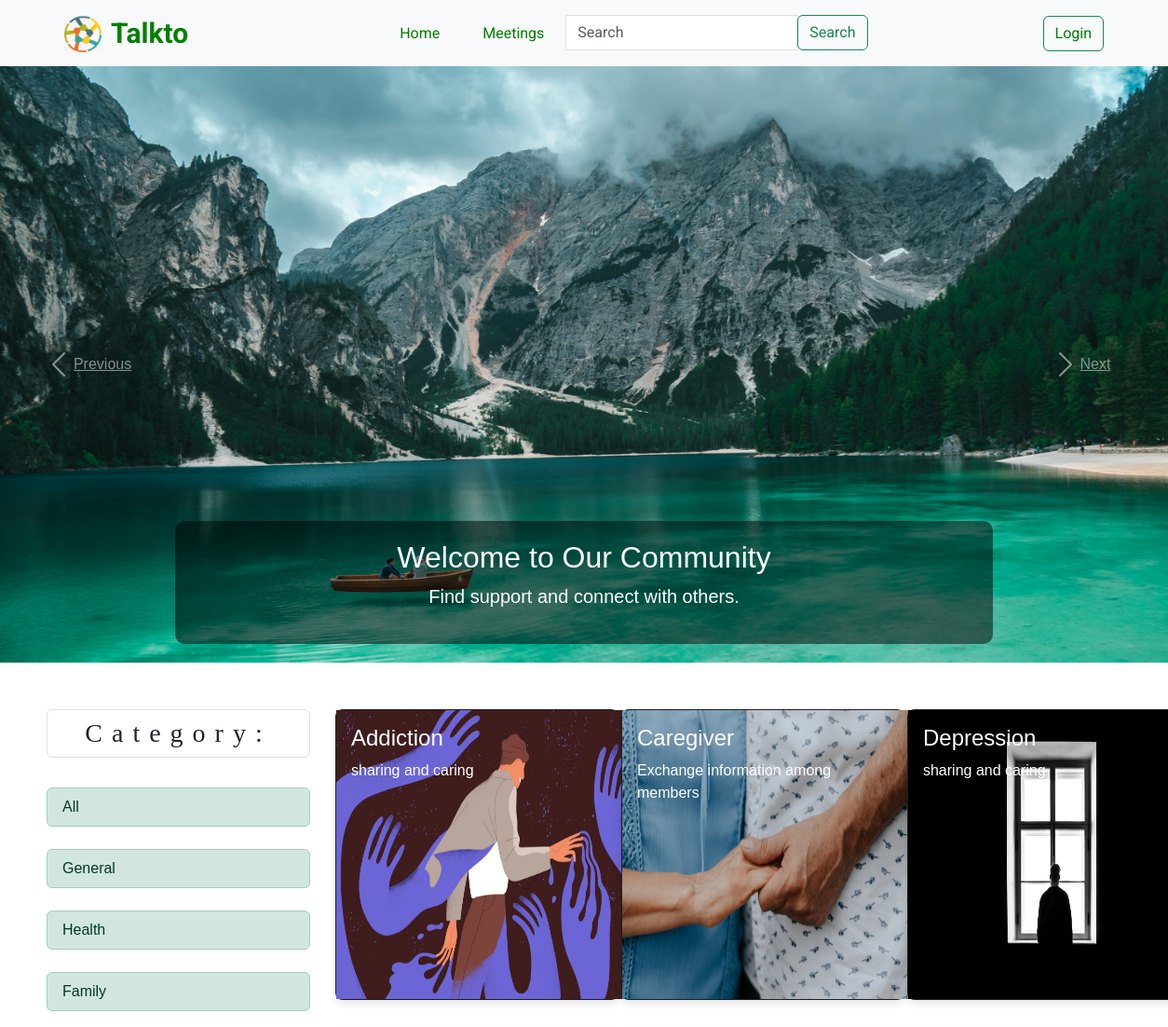
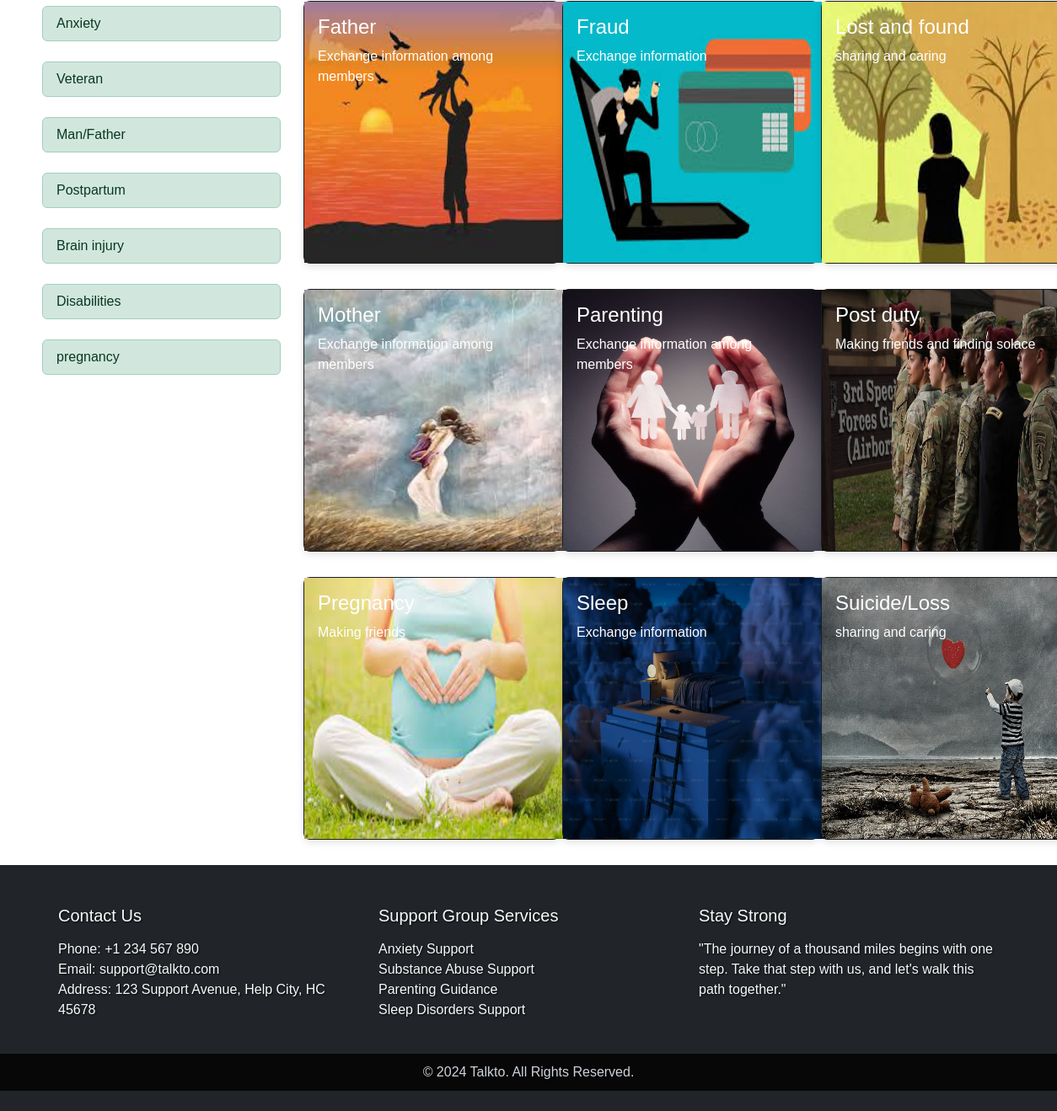
The page / on the database its author committed (2 pictures, top to bottom).
### base/models.py (models this page shows, shortened)
class Category(models.Model):
    heading = models.CharField(max_length=200)
    def __str__(self):
        return self.heading

class Topic(models.Model):
    picture = models.ImageField(null=True, blank=True)
    name = models.CharField(max_length=200)
    description = models.TextField(max_length=500)
    content = models.CharField(max_length=200)
    category = models.ForeignKey(Category, on_delete=models.CASCADE)
    class Meta:
        ordering = ['name']

### base/views.py (the view)
# urls.py: path('', views.home, name='home'),
def home(request):
    q = request.GET.get('q') if request.GET.get('q') != None else ''
    topics = Topic.objects.filter(Q(name__icontains=q) | Q(category__heading__icontains=q) | Q(description__icontains=q))
    topics = list(dict.fromkeys(topics))
    seeder_func()
    heading = "Supporting community"
    categories = Category.objects.all()
    meetings = Meeting.objects.all()
    conversation = Conversation.objects.all()
    context = {"topics": topics, "categories": categories, 'heading': heading, 'meetings': meetings, 'conversation': conversation}
    return render(request, 'base/home.html', context)

### base/seeder.py (called while the page is built)
def seeder_func():
    categories = ['General', 'Family', 'Health', 'Veteran', 'Man/Father', 'Postpartum', 'Brain injury', 'Disabilities']
    conversations = ['Face to face', 'Online meeting']
    for category in categories:
        if not Category.objects.filter(heading=category):
            new_category = Category(heading=category)
            new_category.save()
    for conversation in conversations:
        if not Conversation.objects.filter(type=conversation):
            new_conversation = Conversation(type=conversation)
            new_conversation.save()

### base/templates/base/home.html (shortened to what this page needs)
{% extends 'main.html' %}
{% load static %}
{% block static %}
        <link rel="stylesheet" href="{% static 'styles/styles.css' %}">
{% endblock %}
{% block content %}
    {% include 'carousel.html' %}
    {% include 'base/topic.html' %}
{% endblock %}

### base/templates/base/topic.html (shortened to what this page needs)
{% load static %}
{% block static %}
        <link rel="stylesheet" href="{% static 'styles/styles.css' %}">
{% endblock %}
<div class="home-container" >
    <div class="row">
        <div class="col-md-3 category-list" id="category-list">
            <div class="list-group" >
                <h3 class="list-group-item list-group-item-action" style="text-align: center; letter-spacing: 10px; font-family: cursive;">Category:</h3>
            </div>
            <br>
            <div class="list-group">
                <a href="{{ request.path }}" class="list-group-item list-group-item-action list-group-item-success">All</a>
            </div>
            <br>
            {% for category in categories %}
                <div class="list-group">
                    <a href="{{ request.path }}?q={{ category.heading }}" class="list-group-item list-group-item-action list-group-item-success">{{ category }}</a>
                </div>
            <br>
            {% endfor %}
        </div>
        <div class="col-md-9">
            <div id="topics" class="row">
                {% for topic in topics %}
                    <div class="col-md-4 topic-card">
                        <div class="card text-bg-dark" style="width: 19rem;">
                            <img src="{{ topic.picture.url }}" class="" style="height:310px; width:310px;" >
                            <div class="card-img-overlay">
                                <h4 class="card-title">{{ topic.name }}</h4>
                                <p class="card-text">{{ topic.content |slice:":200" }}</p>
                                <br><br><br><br><br><br>
                            </div>
                        </div>
                    </div>
                {% endfor %}
            </div>
        </div>
    </div>
</div>

### static/styles/styles.css (style rules this page uses)
body { font-family: Arial, sans-serif; }

### base/templates/base/topic.html (style rules this page uses)
.home-container { margin-top:50px; margin-left:50px; }
.topic-card { margin-bottom: 30px; }
#topics .col-md-4 { padding-left: 15px; padding-right: 15px; }
.card { border-radius: 8px; box-shadow: 0 4px 8px rgba(0, 0, 0, 0.1); }
.card-title { color: white; }
.card-text { color: white; }

### rows shown on the page
Category: heading "General"
Category: heading "Health"
Category: heading "Family"
Category: heading "Anxiety"
Category: heading "Veteran"
Category: heading "Man/Father"
Category: heading "Postpartum"
Category: heading "Brain injury"
Category: heading "Disabilities"
Category: heading "pregnancy"
Topic: picture (picture), name "Addiction", content "sharing and caring"
Topic: picture (picture), name "Caregiver", content "Exchange information among members"
Topic: picture (picture), name "Depression", content "sharing and caring"
Topic: picture (picture), name "Father", content "Exchange information among members"
Topic: picture (picture), name "Fraud", content "Exchange information"
Topic: picture (picture), name "Lost and found", content "sharing and caring"
Topic: picture (picture), name "Mother", content "Exchange information among members"
Topic: picture (picture), name "Parenting", content "Exchange information among members"
Topic: picture (picture), name "Post duty", content "Making friends and finding solace"
Topic: picture (picture), name "Pregnancy", content "Making friends"
Topic: picture (picture), name "Sleep", content "Exchange information"
Topic: picture (picture), name "Suicide/Loss", content "sharing and caring"
